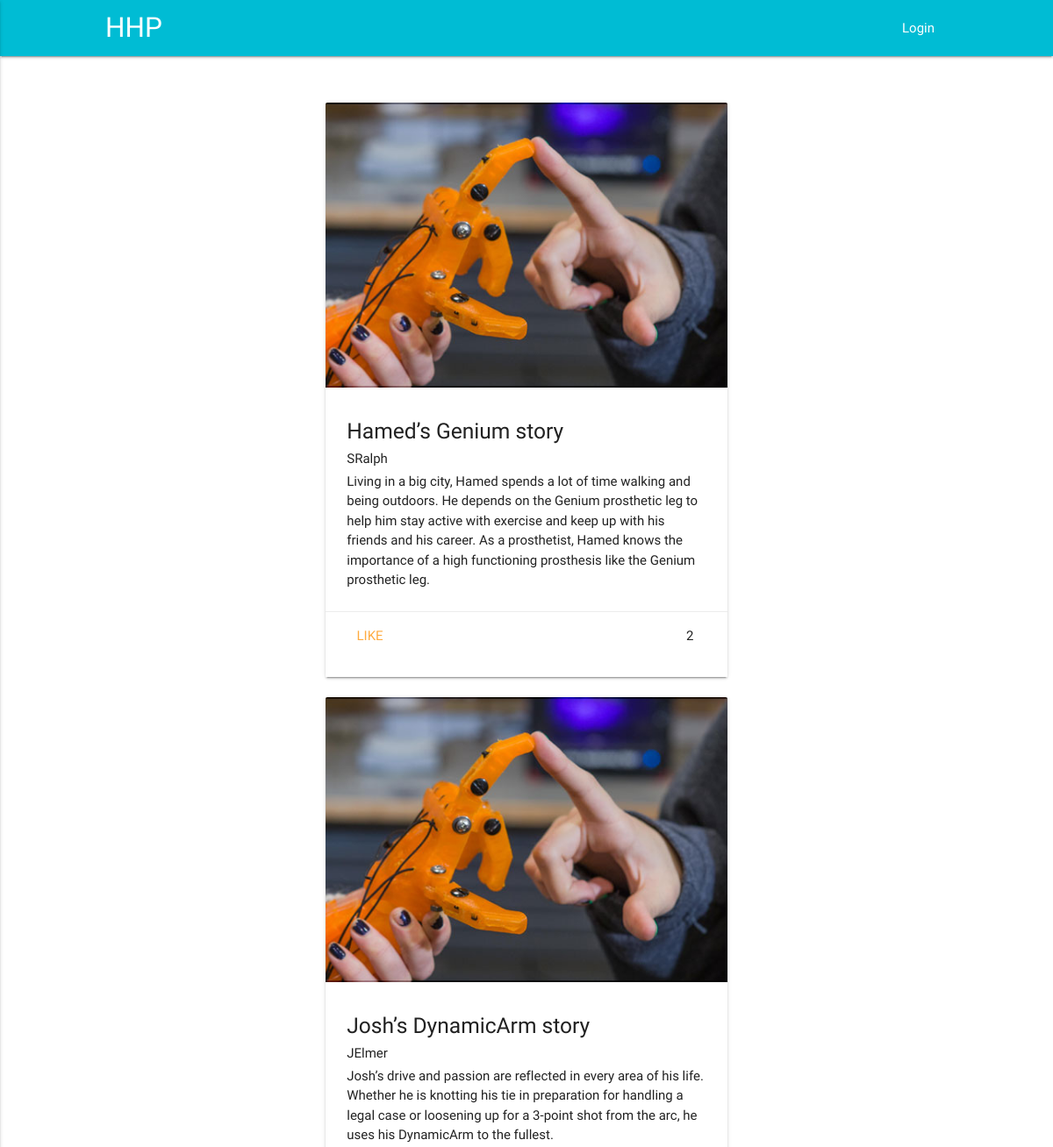
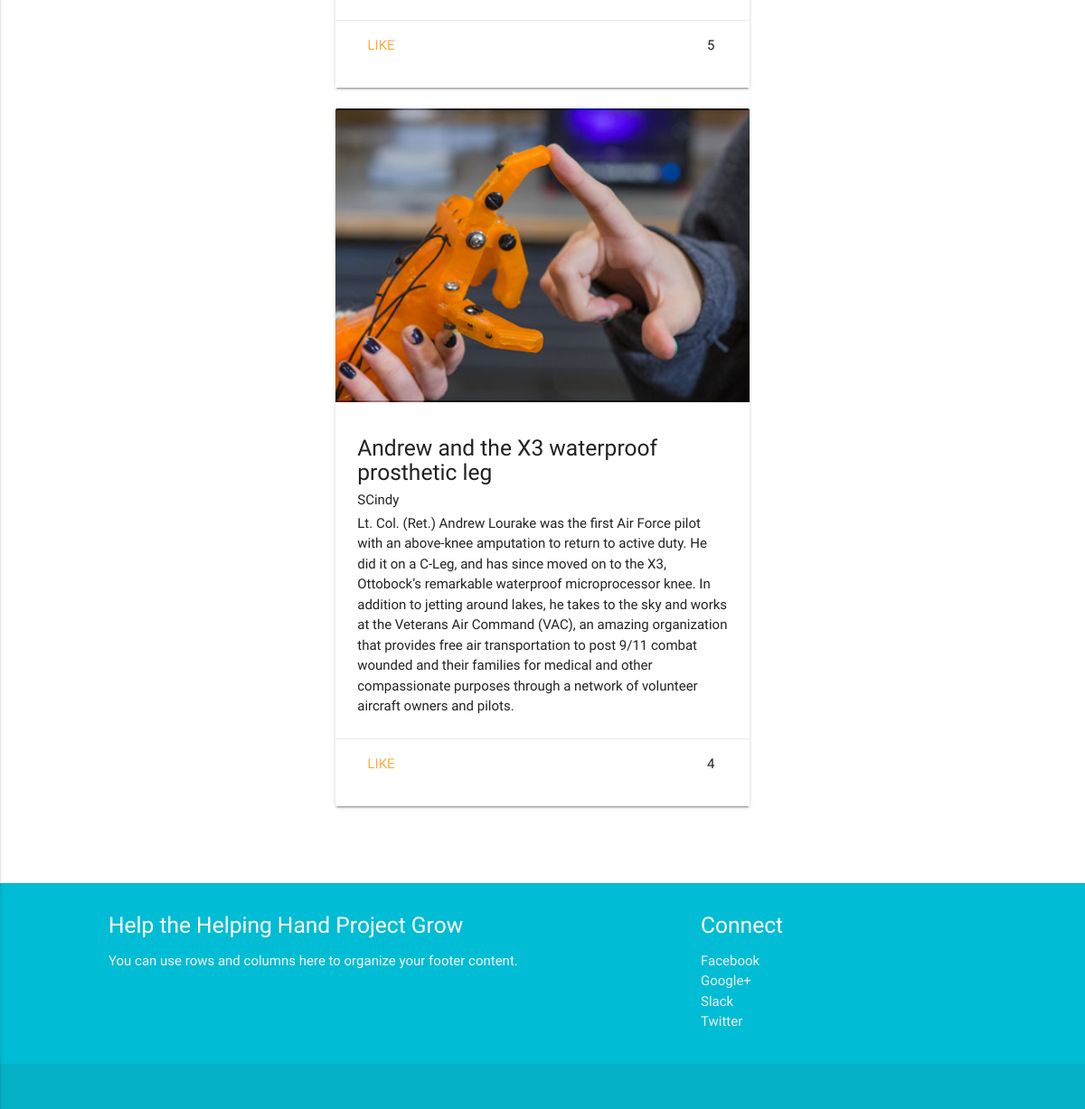
The app's page /hhp/stories.php, older data (2 pictures, top to bottom).
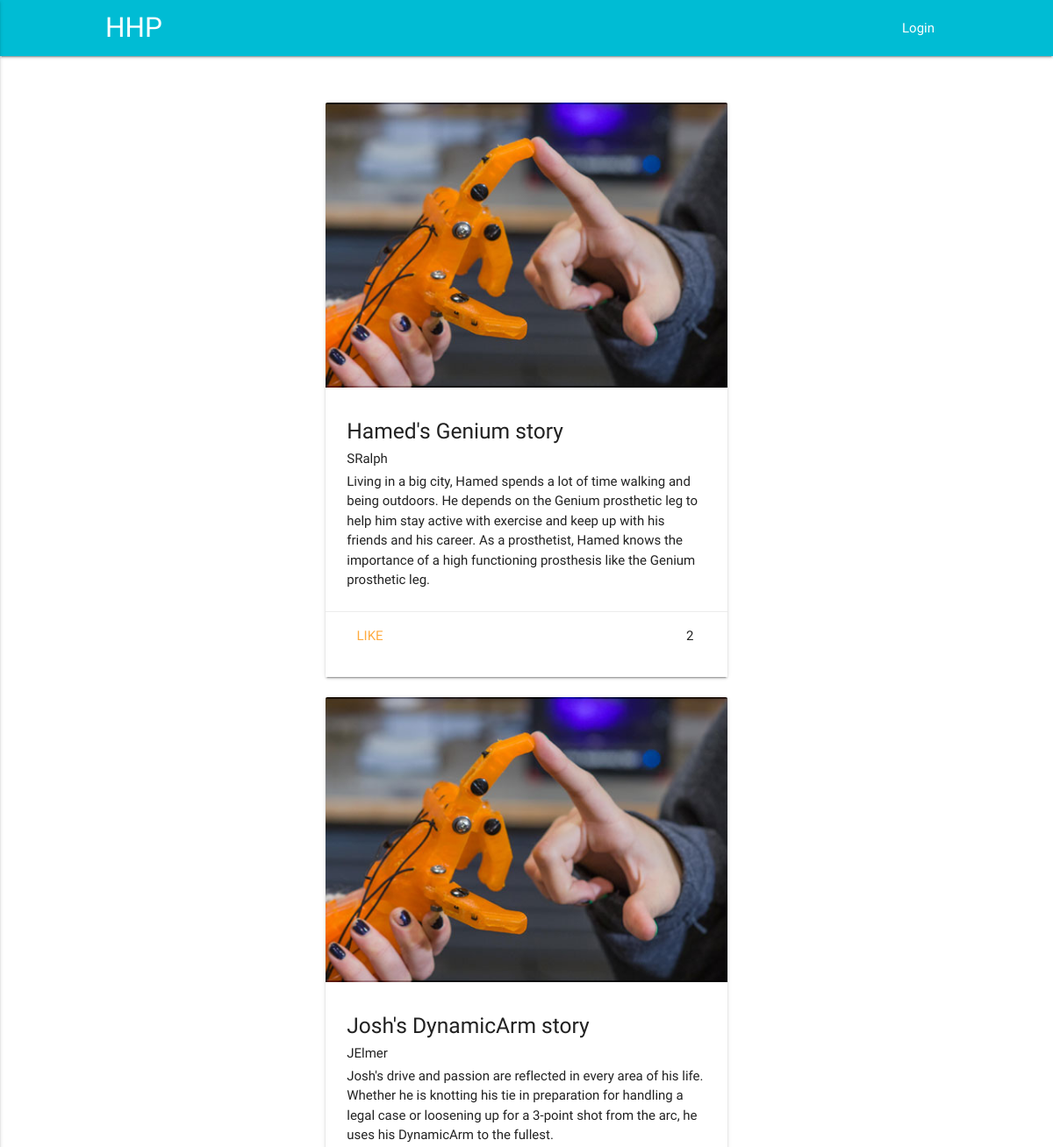
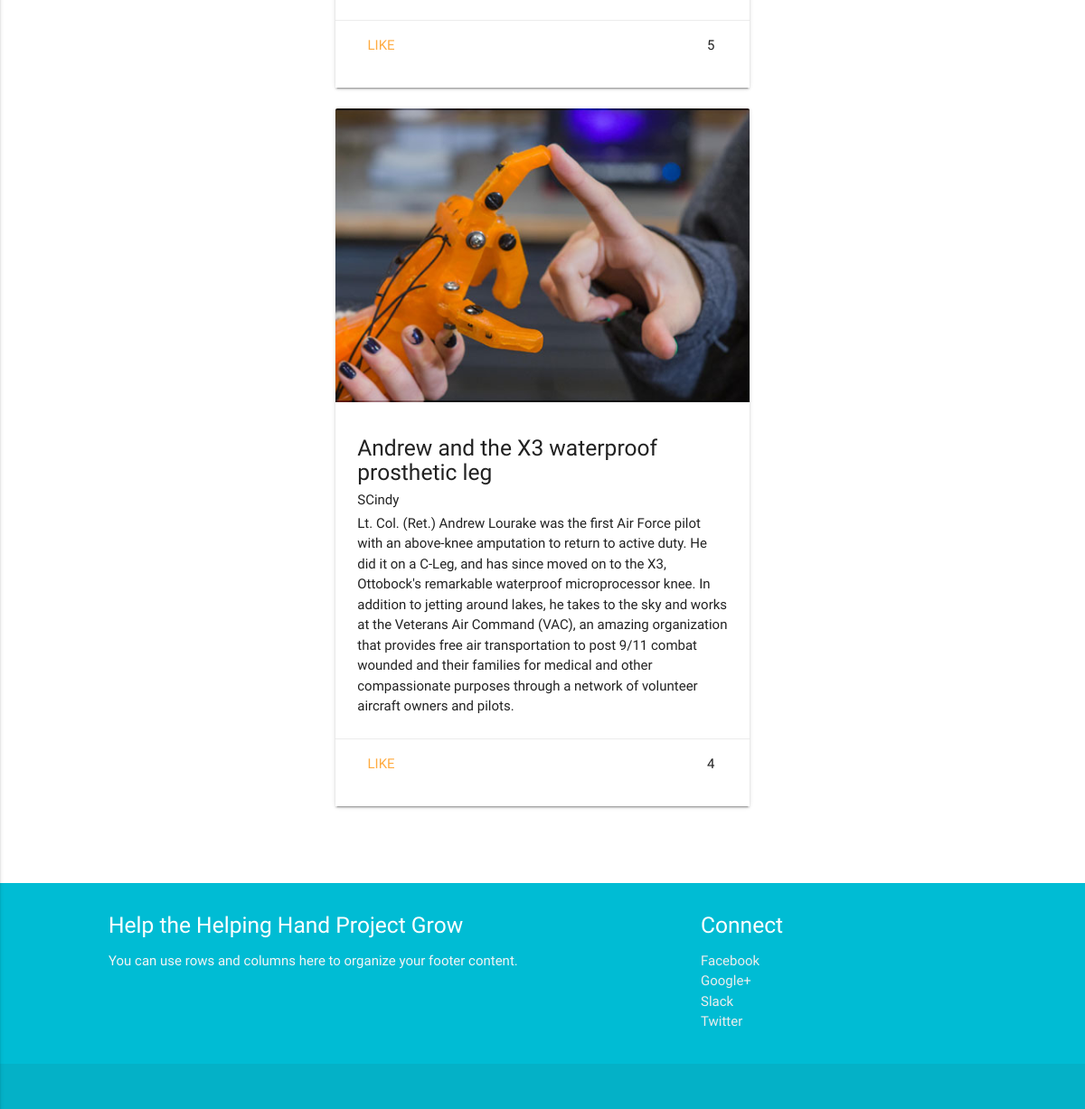
The same page, newer data (2 pictures, top to bottom).
### tables this page shows
CREATE TABLE Stories
(
  story_id     int auto_increment,
  story_title   varchar(155) not null,
  user_id  int not null,
  story_text varchar(1000),
  story_photo  blob,
  date_posted Datetime,
  likes int not null,
  CONSTRAINT PK_Story PRIMARY KEY (story_id),
  CONSTRAINT FK_Story FOREIGN KEY (user_id) REFERENCES Accounts(user_id)
);

CREATE TABLE Accounts 
(
user_id     int auto_increment,
user_name   varchar(155)not null,   
password    varchar(35) not null,   
last_name  varchar(35) not null,   
first_name   varchar(35) not null,
user_sname  varchar(50),  
email       varchar(35) not null,   
address     varchar(155),   
age     	int not null,   
user_type   varchar(35), 
CONSTRAINT PK_Person PRIMARY KEY (user_id,user_name)
);

### hhp/model/db_functions.php (called while the page is built, shortened)
<?php
function getStory() {
  $db = new PDO("mysql:host=localhost;dbname=hhp","root","");
  $query = 'SELECT * FROM stories
  inner join accounts on stories.user_id= accounts.user_id
            ORDER BY date_posted';
  $statement = $db->prepare($query);
  $statement->execute();
  $story = $statement->fetchAll();
  return $story;
}
?>

### hhp/stories.php (the view, shortened to what this page needs)
<?php
include 'view/header.php';
require_once('model/db_functions.php');
$stories = getStory();
?>
<br><br>
    <div class="containerSmall">
      <div class="row">
<?php foreach($stories as $story) : ?>
        <div class="col s12">
          <div class="card">
            <div class="card-image">
              <img src="images/sample1.jpg">
            </div>
            <div class="card-content">
              <h5><?php echo $story['story_title']; ?></h5>
              <h6><?php echo $story['user_name']; ?></h6>
              <p><?php echo $story['story_text']; ?></p>
            </div>
            <div class="card-action">
            <div class="row">
              <div class="col s11">
              <a href="#">Like</a>
            </div>
            <div class="col s1">
              <?php echo $story['likes']; ?>
            </div>
          </div>
            </div>
          </div>
        </div>
        <?php endforeach; ?>
</div>
</div>
<div class="column" style="height:50px"></div>
<?php include 'view/footer.php'; ?>

### hhp/view/header.php (shortened to what this page needs)
<!DOCTYPE html>
<html>
<head>
  <link type="text/css" rel="stylesheet" href="css/materialize.css"  media="screen,projection"/>
  <link type="text/css" rel="stylesheet" href="css/custom.css"/>
  <link type="text/css" rel="stylesheet" href="css/timeline.css"/>
</head>
<body>
  <nav class="cyan">
    <div class="container">
      <div class="nav-wrapper">
        <a href="index.php" class="brand-logo">HHP</a>
        <ul class="right hide-on-med-and-down">
          <?php
          if(!isset($_SESSION['usertype'])){ ?>
            <li><a href=".?action=show_login">Login</a></li>
            <?php } ?>
                </ul>
                  </div>
                </div>
              </nav>

### hhp/view/footer.php (shortened to what this page needs)
<footer class="page-footer cyan">
  <div class="container">
    <div class="row">
      <div class="col l6 s12">
        <h5 class="white-text">Help the Helping Hand Project Grow</h5>
        <p class="grey-text text-lighten-4">You can use rows and columns here to organize your footer content.</p>
      </div>
      <div class="col l4 offset-l2 s12">
        <h5 class="white-text">Connect</h5>
        <ul>
          <li><a class="grey-text text-lighten-3" href="#!">Facebook</a></li>
          <li><a class="grey-text text-lighten-3" href="#!">Google+</a></li>
          <li><a class="grey-text text-lighten-3" href="#!">Slack</a></li>
          <li><a class="grey-text text-lighten-3" href="#!">Twitter</a></li>
        </ul>
      </div>
    </div>
  </div>
  <div class="footer-copyright">
  </div>
</footer>
</body>
</html>

### hhp/css/custom.css (style rules this page uses)
body { display: flex; min-height: 100vh; flex-direction: column; }
a { color: #0097a7; }
.container { width: 80%; }
.containerSmall { width: 40%; margin: auto; }

Row changes from the older to the newer data that the page shows:
changed stories "SRalph": story_title "Hamed’s Genium story" → "Hamed's Genium story"
changed stories "JElmer": story_title "Josh’s DynamicArm story" → "Josh's DynamicArm story"; story_text "Josh’s drive and passion are…" → "Josh's drive and passion are…"
changed stories "Andrew and the X3 waterproof prosthetic leg": story_text "…on to the X3, Ottobock’s remarkable waterproof microprocessor knee.…" → "…on to the X3, Ottobock's remarkable waterproof microprocessor knee.…"
